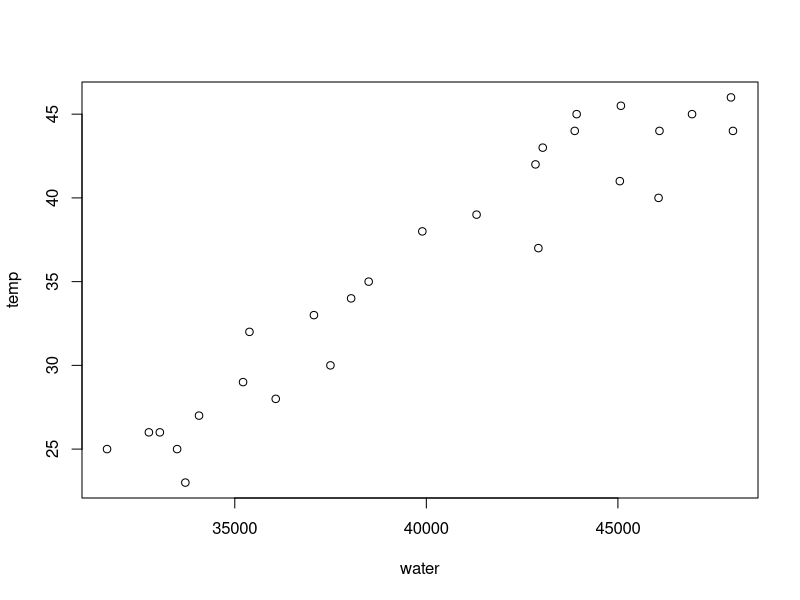
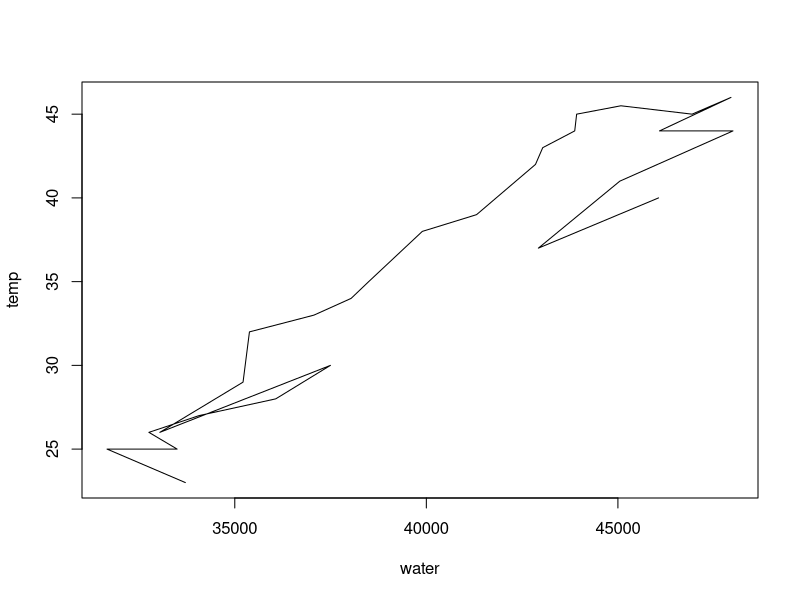
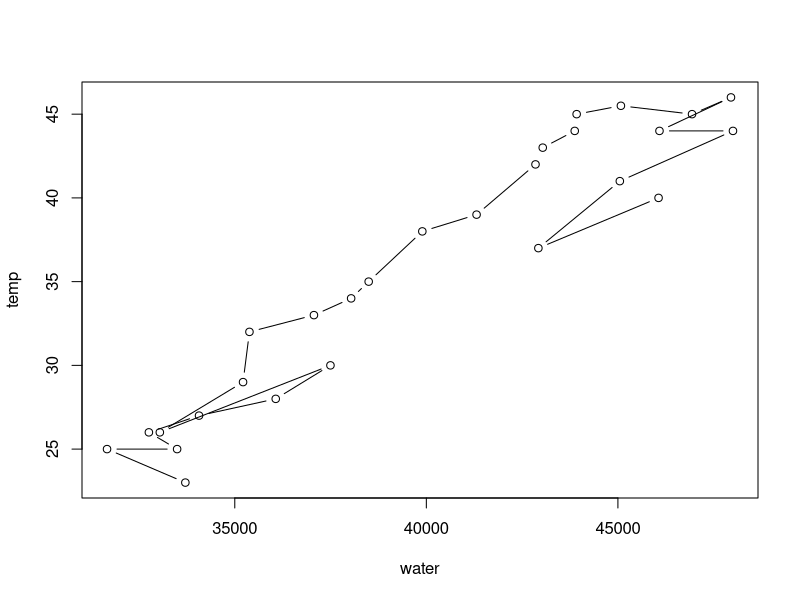
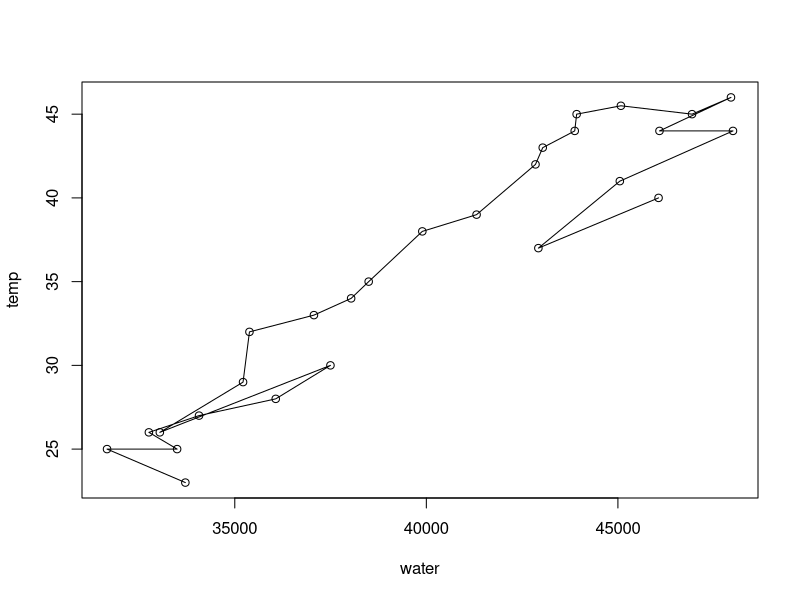
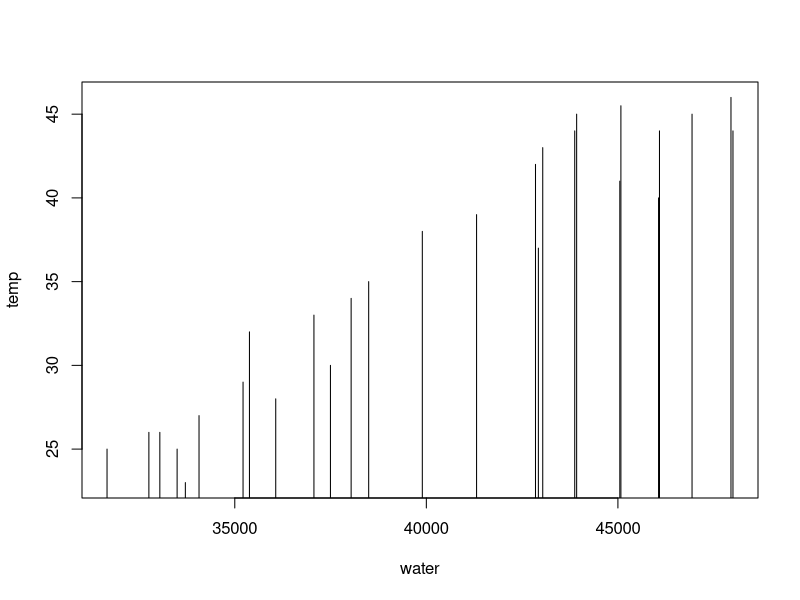
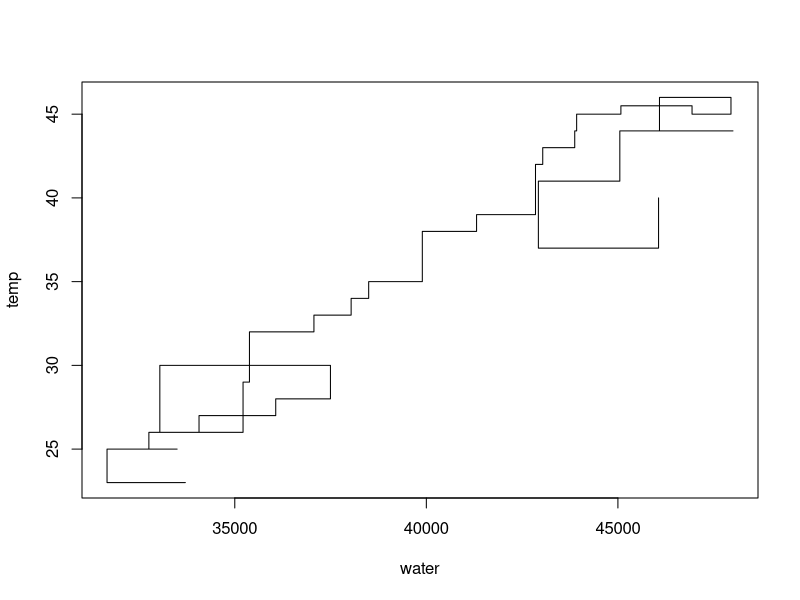
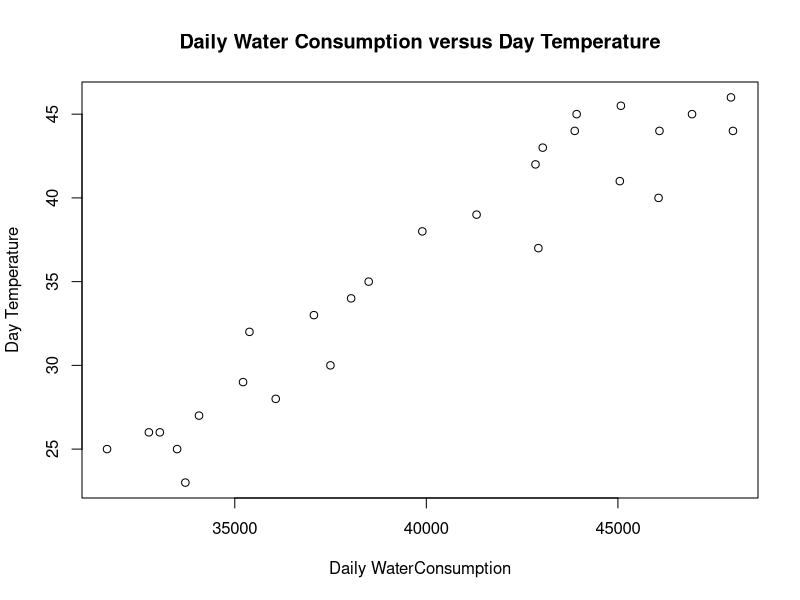
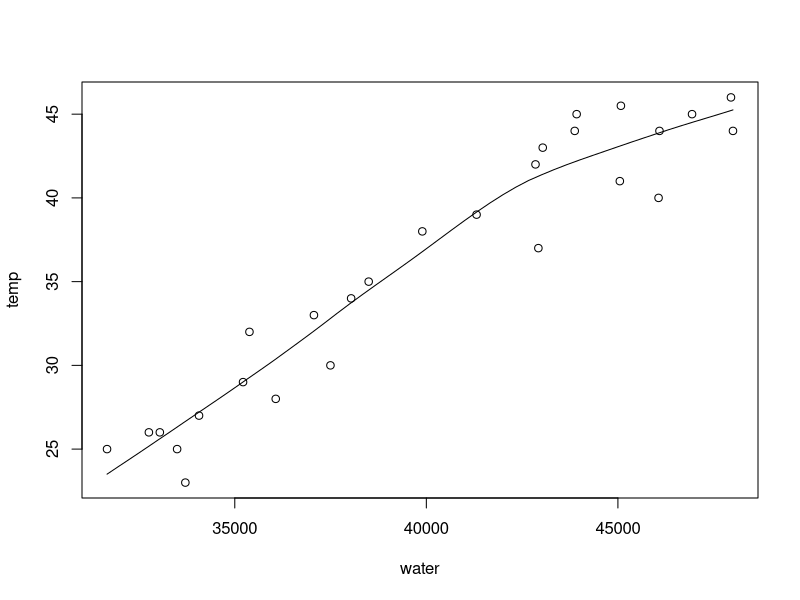

Here is the R script that generated these plots, in order:
#Example:
#  Daily water demand in a city depends upon weather temperature.
#   We know from experience that water consumption increases as
#   weather temperature increases.

#Data on 27 days is collected as follows:

water <- c(33710,31666,33495,32758,34067,36069,
           37497,33044,35216, 35383,37066,38037,38495,
           39895,41311,42849,43038,43873,43923, 45078,
           46935,47951,46085,48003,45050,42924,46061)
#Temperature (in centigrade)
temp <- c(23,25,25,26,27,28,30,26,29,32,33,34,
          35,38,39,42,43,44, 45,45.5,45,46,44,44,41,37,40)
#SCATTER PLOT
plot(water,temp)
#Different ways of representing relation between two variables
plot(water,temp,"l")#"l" indicate relation in the form ofline 
plot(water,temp,"b")#"b" for both line and point
plot(water,temp,"o")#"o" for overplotted
plot(water,temp,"h")#"h" for 'histogram'like (or 'high-density') vertical lines
plot(water,temp,"s")#"s" for stair steps.

#To add title for plot
plot(water, temp, xlab=" Daily WaterConsumption ", ylab=" Day Temperature ", main="Daily Water Consumption versus Day Temperature")
#"xlab":title for x-axis,"ylab":title for y-axis,"main":overall title

#Smooth Scatter plot
scatter.smooth(water,temp) #provides scatter plot with smooth curve
scatter.smooth(water, temp, lpars = list(col ="red", lwd = 3, lty = 3))

#for more option type help(scatter.smooth)

#Mixed scatter plots(for more than two variables)
pairs(cbind(water,temp))
pairs( cbind(water,temp), labels=c("Daily Water Demand", "Day Temperature") )#change names using label

